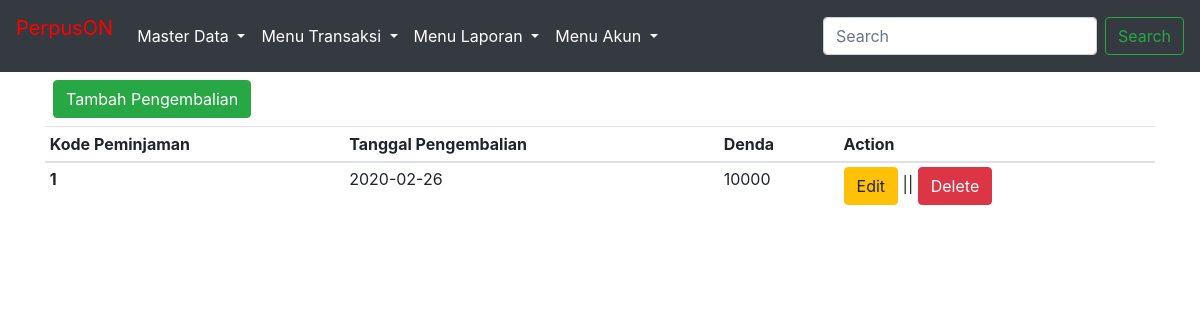
/public/pengembalian/index.php (signed in), run on the app's committed database.
### tables this page shows
CREATE TABLE `pengembalian` (
  `kode_peminjaman` int(11) NOT NULL,
  `tanggal_pengembalian` date NOT NULL,
  `denda` int(11) NOT NULL
);

### function/utility.php (called while the page is built, shortened)
<?php
$conn = mysqli_connect("localhost", "root", "", "db_rekayasa_web");
function query($sql) {
	global $conn;
	$result = mysqli_query($conn, $sql);
	$rows = [];
	while( $row = mysqli_fetch_assoc($result) ) {
		$rows[] = $row;
	}
	return $rows;
}

### public/pengembalian/index.php (the view, shortened to what this page needs)
<?php
$sql = "SELECT * FROM pengembalian";
$pengembalian = query($sql);
?>
<?php
require_once '../template/header.php'
?>
  <div class="container">
    <a href="<?= $baseURL; ?>/pengembalian/tambah.php" class="btn btn-success m-2">Tambah Pengembalian</a>
    <table class="table table-sm">
    <thead>
      <tr>
        <th scope="col">Kode Peminjaman</th>
        <th scope="col">Tanggal Pengembalian</th>
        <th scope="col">Denda</th>
        <th scope="col">Action</th>
      </tr>
    </thead>
    <tbody>
    <?php
    foreach($pengembalian as $b) :?>
      <tr>
        <th><?php echo $b['kode_peminjaman']; ?></th>
        <td><?php echo $b['tanggal_pengembalian']; ?></td>
        <td><?php echo $b['denda']; ?></td>
        <td>
        <a href="<?= $baseURL; ?>/pengembalian/edit.php?id=<?= $b['kode_peminjaman']; ?>" class="btn btn-warning">Edit</a> ||
        <a href="<?= $baseURL; ?>/pengembalian/hapus.php?id=<?= $b['kode_peminjaman']; ?>"class="btn btn-danger">Delete</a>
        </td>
      </tr>
    </tbody>
    <?php endforeach ?>
  </table>
</div>
<?php
require_once '../template/footer.php'
?>

### data on the page
pengembalian: kode_peminjaman "1", tanggal_pengembalian "2020-02-26", denda "10000"
